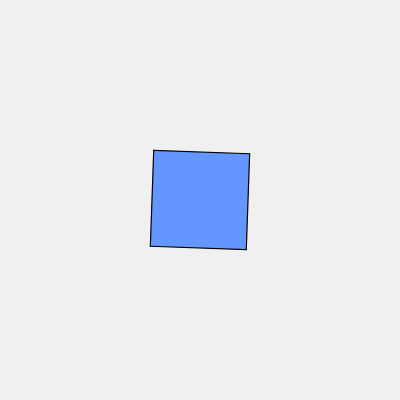
Frame 1 (no input)
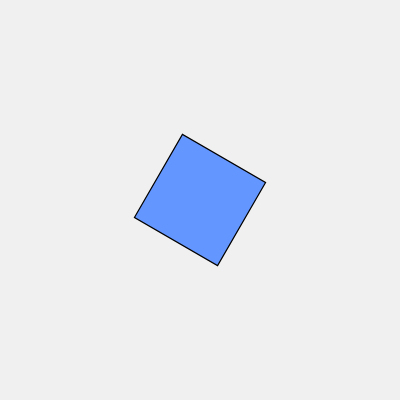
Frame 60 (no input)
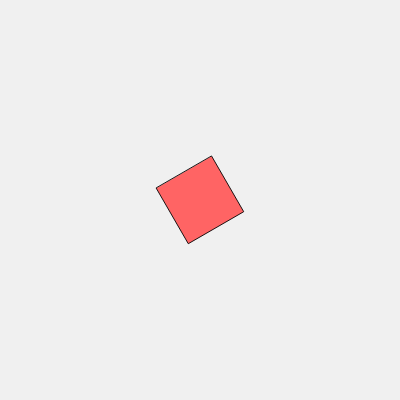
Frame 120 (the mouse pressed at the canvas centre since frame 60)

The p5.js sketch that drew these frames (run headless with seeded random() and noise() and a simulated clock; from frame 60 on, the mouse is pressed at the canvas centre):

// p5.js sketch
// ── sketch.js
//Aleksandr Markov

function setup() {
  createCanvas(400, 400);
  angleMode(DEGREES);
}

function draw() {
  background(240);
  translate(width / 2, height / 2);

  let d = dist(mouseX, mouseY, width / 2, height / 2);

  if (d < 100) {
    rotate(frameCount * 0.5); // shy = slower spin
    scale(0.8);
    fill(255, 100, 100);
  } else {
    rotate(frameCount * 2); // confident spin
    scale(1.2);
    fill(100, 150, 255);
  }

  rectMode(CENTER);
  rect(0, 0, 80, 80);
}
